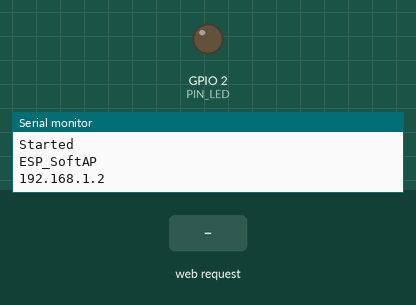
Recording of a sketch running on a simulated ESP32. Parts: output pins drawn as LEDs (lit = HIGH), the last lines printed to the serial monitor. The test bench sets the inputs (shaded band).

Above: at 1.2 s.
1.3 s: HTTP request GET /L received
At 2.4 s:
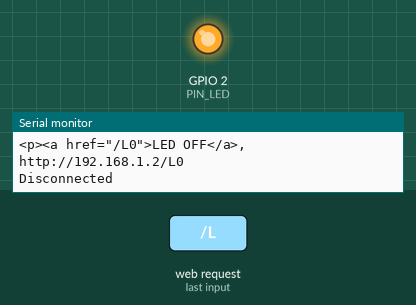
Timing chart, 0 to 4.3 s (numbered marks = the images above; inputs shaded):
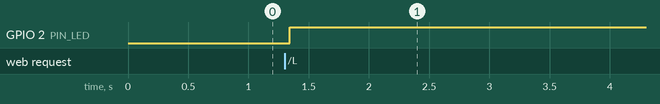

Measured:
- after the input at 1.3 s, GPIO 2 (PIN_LED): LOW → HIGH at once

The sketch:

example33d_led.ino
```cpp
// (licence header left out)
#include <WiFi.h>                           // ESP32用WiFiライブラリ
#define PIN_LED 2                           // GPIO 2(24番ピン)にLEDを接続
#define SSID_AP "ESP_SoftAP"                // 無線LANアクセスポイントのSSID
#define TIMEOUT 20000                       // タイムアウト 20秒
WiFiServer server(80);                      // Wi-Fiサーバ(ポート80=HTTP)定義

void setup(){                               // 起動時に一度だけ実行する関数
    pinMode(PIN_LED,OUTPUT);                // LEDを接続したポートを出力に
    Serial.begin(115200);                   // 動作確認のためのシリアル出力開始
    Serial.println("ESP32 eg.01D LED HTTP");// 「Example 01D」をシリアル出力表示
    delay(10);                              // ESP32に必要な待ち時間
    WiFi.softAP(SSID_AP);                   // ソフトウェアAPの起動
    WiFi.softAPConfig(
        IPAddress(192,168,1,2),             /* 固定IPアドレス */
        IPAddress(192,168,1,1),             /* ゲートウェイアドレス */
        IPAddress(255,255,255,0)            /* ネットマスク */
    );
    server.begin();                         // サーバを起動する
    Serial.println("\nStarted");            // 起動したことをシリアル出力表示
    Serial.println(SSID_AP);                // 本APのSSIDをシリアル出力
    Serial.println(WiFi.softAPIP());        // 本APのIPアドレスをシリアル出力
}

void loop(){                                // 繰り返し実行する関数
    WiFiClient client;                      // Wi-Fiクライアントの定義
    char c;                                 // 文字変数を定義
    char s[129];                            // 文字列変数を定義 129バイト128文字
    int len=0;                              // 文字列の長さカウント用の変数
    int led=-1;                             // LEDの設定(-1は未設定)
    int i=0;                                // 待ち受け時間のカウント用の変数
    int headF=0;                            // HTTPヘッダ用フラグ(0:初期状態)

    client = server.available();            // 接続されたクライアントを生成
    if(!client) return;                     // 非接続の時にloop()の先頭に戻る
    Serial.println("Connected");            // 接続されたことをシリアル出力表示
    while(client.connected()){              // 当該クライアントの接続状態を確認
        if(client.available()){             // クライアントからのデータを確認
            i=0;                            // 待ち時間変数をリセット
            c=client.read();                // データを文字変数cに代入
            switch(c){                      // 文字cに応じて
                case '\0':                      // 文字変数cの内容が空のとき
                case '\r':                      // 文字変数cの内容がCRのとき
                    break;                      // 何もしない
                case '\n':                      // 文字変数cの内容がLFのとき
                    if(strncmp(s,"GET /L",6)==0 && len>6){
                        led=1;                  // 変数ledに1を代入
                        if(s[6]=='0')led=0;     // 7番目の文字が0のとき0を代入
                    }else if( len==0 ) headF=1; // ヘッダの終了
                    len=0;                      // 文字列長を0に
                    break;
                default:                        // その他の場合
                    s[len]=c;                   // 文字列変数に文字cを追加
                    len++;                      // 変数lenに1を加算
                    s[len]='\0';                // 文字列を終端
                    if(len>=128) len=127;       // 文字列変数の上限
                    break;
            }
        }
        i++;                                // 変数iの値を1だけ増加させる
        if(headF) break;                    // HTTPヘッダが終わればwhileを抜ける
        if(i>TIMEOUT) break; else delay(1); // TIMEOUTに到達したらwhileを抜ける
    }
    if(client.connected()){                 // 当該クライアントの接続状態を確認
        client.println("HTTP/1.1 200 OK");  // HTTP OKを応答
        if(led>=0)digitalWrite(PIN_LED,led);// LEDの制御
        IPAddress ip=WiFi.softAPIP();       // 変数ipに本APのIPアドレスを代入
        sprintf(s,
            "<p>LED=%01d<p><a href=\"/L1\">LED ON </a>,http://%d.%d.%d.%d/L1",
            digitalRead(PIN_LED),ip[0],ip[1],ip[2],ip[3]);
        client.print("Content-Length: ");   // HTTPヘッダ情報を出力
        client.println(17+strlen(s)*2-8+4+44); // コンテンツ長さを出力(改行2バイト)
        client.println();                   // HTTPヘッダの終了を出力
        client.println("<html>");           // HTML開始タグを出力(IE以外で必要)
        client.println("<meta name=\"viewport\" content=\"width=240\">");
        client.println(s);                  // HTTPコンテンツ(LED ON)を出力
        Serial.println(s);                  // シリアルへコンテンツを出力
        sprintf(s,
            "<p><a href=\"/L0\">LED OFF</a>,http://%d.%d.%d.%d/L0",
            ip[0],ip[1],ip[2],ip[3]);
        client.println(s);                  // HTTPコンテンツ(LED OFF)を出力
        Serial.println(s);                  // シリアルへコンテンツを出力
        client.println("</html>");          // HTML終了タグを出力(IE以外で必要)
    }
    client.stop();                          // クライアントの切断
    Serial.println("Disconnected");         // シリアル出力表示
}
```
